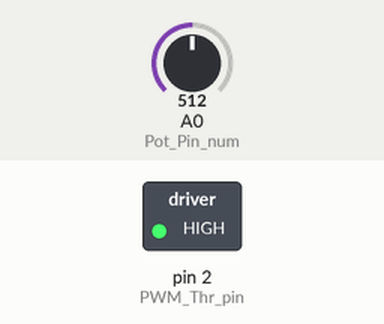
Recording of a sketch running on a simulated Arduino Uno, built with avr-gcc and run on an emulated ATmega328P. Parts: switched loads named in the sketch (green lamp = pin HIGH). The test bench sets the inputs (shaded band); at power-on: A0 (Pot_Pin_num) = 512.

Above: at 1.2 s.
1.3 s: A0 (Pot_Pin_num) set to 301
2.8 s: A0 (Pot_Pin_num) set to 276
At 3.7 s:
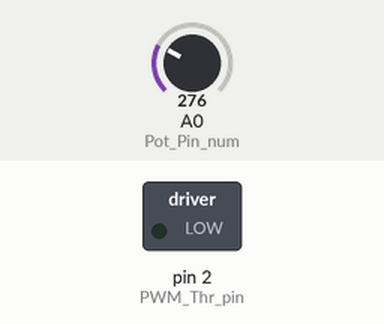
4.3 s: A0 (Pot_Pin_num) set to 306
At 4.8 s:
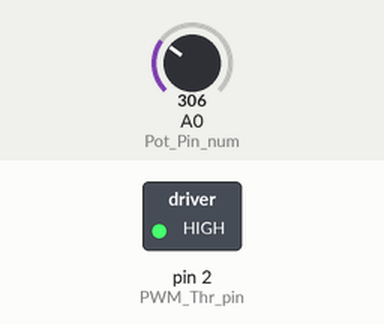
5.8 s: A0 (Pot_Pin_num) set to 122
At 7.2 s:
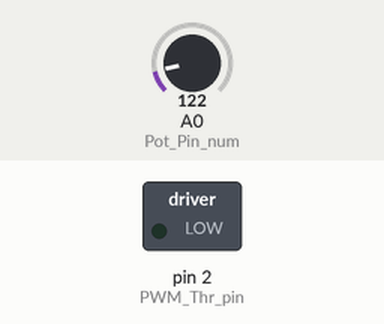
Timing chart, 0 to 8.3 s (numbered marks = the images above; inputs shaded):
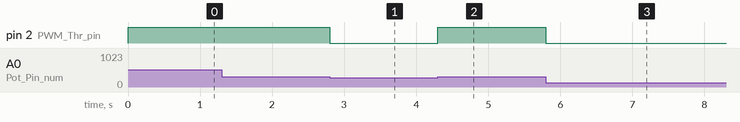

The sketch:

Votol_Motor_Test.ino
```cpp
int pot_value ;
int Pot_Pin_num = 14   ;
int PWM_Thr_pin = 2;
void setup() {
  // put your setup code here, to run once:


  pinMode(Pot_Pin_num, INPUT);
  pinMode(PWM_Thr_pin, OUTPUT);


}

void loop() {

  pot_value = analogRead(Pot_Pin_num);
  pot_value = map(pot_value, 0, 600, 60, 200);
  analogWrite(PWM_Thr_pin, pot_value);

}
```

Measured:
- the behaviour switches between 292 and 291 on A0 (Pot_Pin_num) (found by bisection; images 0 and 1)
- after the input at 1.3 s, every drawn part: stays the same
- after the input at 2.8 s, pin 2 (PWM_Thr_pin): HIGH → LOW at once
- after the input at 4.3 s, pin 2 (PWM_Thr_pin): LOW → HIGH at once
- after the input at 5.8 s, pin 2 (PWM_Thr_pin): HIGH → LOW at once
